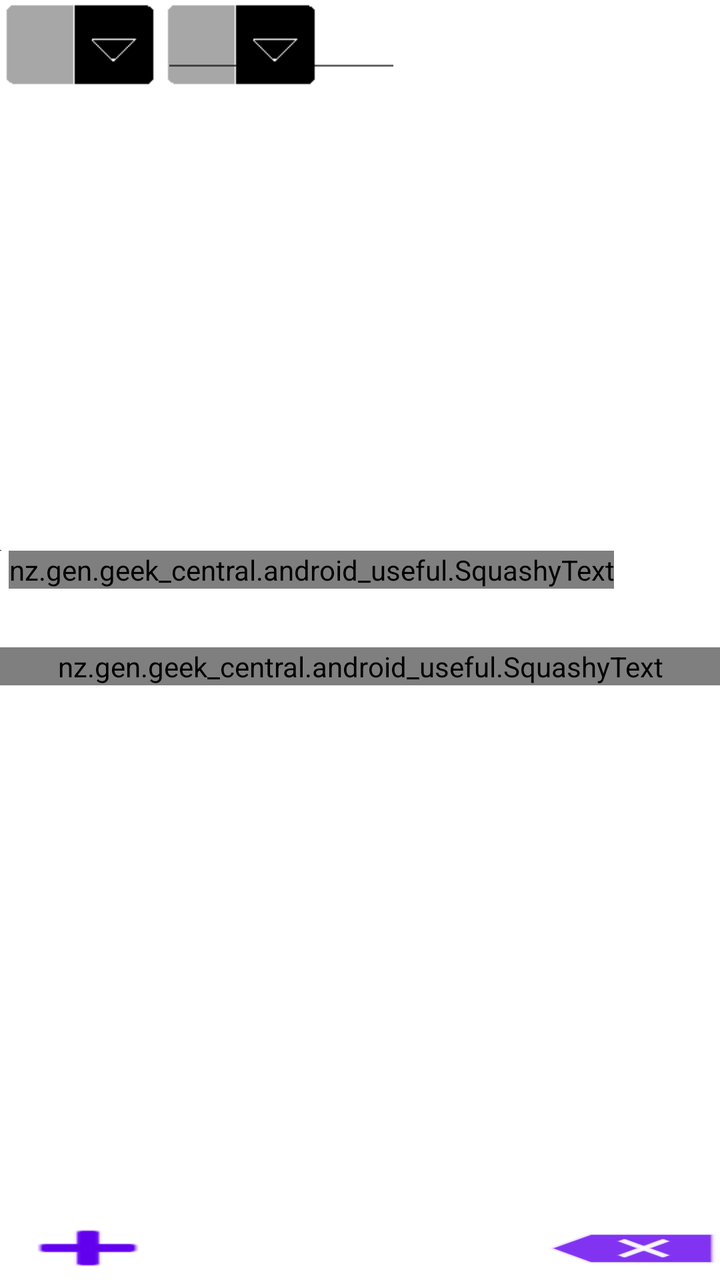
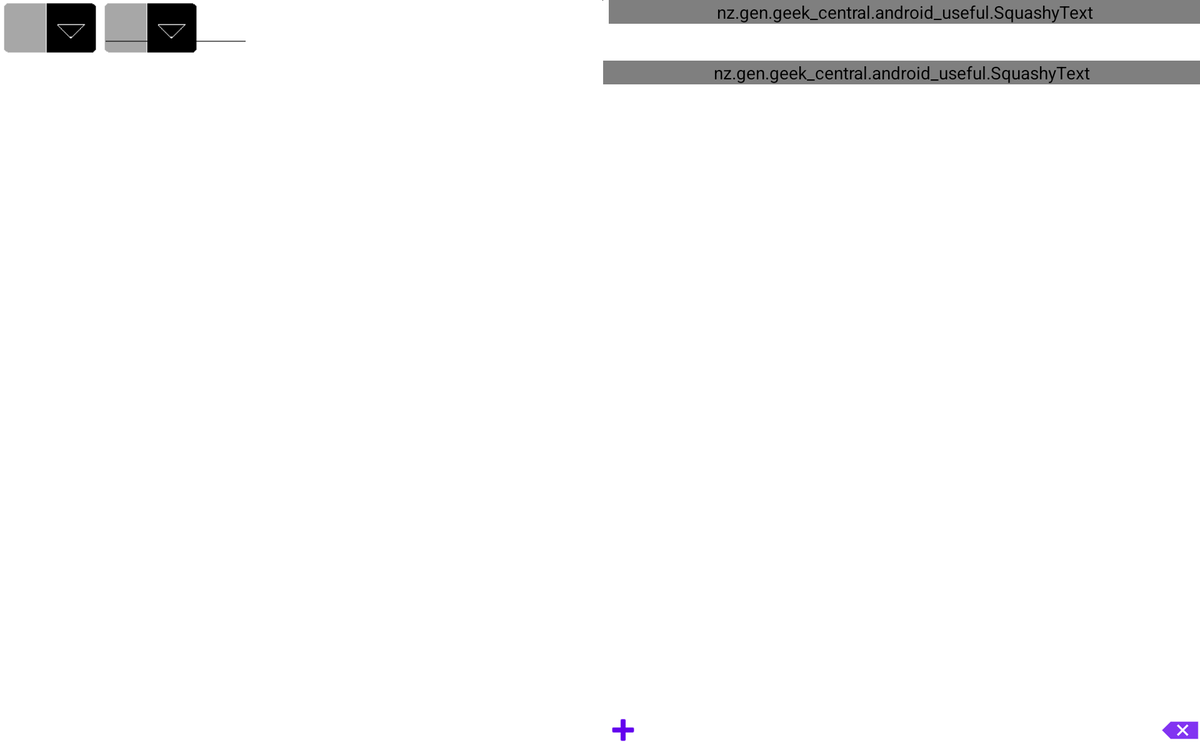

One screen, two layout resources from the same app: the default and the repository's alternative for another configuration. Each is rendered where Android would select it; the XML of both is given below.
<!-- AndroidManifest.xml: fallback theme Theme.MaterialComponents.DayNight.NoActionBar -->
<!-- res/layout/main.xml -->
<?xml version="1.0" encoding="utf-8"?>
<LinearLayout xmlns:android="http://schemas.android.com/apk/res/android"
    android:layout_width="match_parent"
    android:layout_height="match_parent"
    android:orientation="vertical"
>
    <LinearLayout
        android:layout_width="match_parent"
        android:layout_height="wrap_content"
        android:orientation="horizontal"
    >
        <Spinner
            android:id="@+id/show_prompt"
            android:layout_width="wrap_content"
            android:layout_height="wrap_content"
            style="@style/spinner_common"
        />
        <FrameLayout
            android:layout_width="wrap_content"
            android:layout_height="wrap_content"
        >
            <Spinner
                android:id="@+id/category_selector"
                android:layout_width="wrap_content"
                android:layout_height="wrap_content"
                style="@style/spinner_common"
            />
            <LinearLayout
                android:layout_width="match_parent"
                android:layout_height="wrap_content"
                android:orientation="horizontal"
            >
                <EditText
                    android:id="@+id/search_entry"
                    android:layout_width="120dp"
                    android:layout_height="wrap_content"
                    style="@style/text_opposite"
                    android:layout_weight="100"
                />
                <ProgressBar
                    style="@android:style/Widget.ProgressBar.Small"
                    android:id="@+id/progress"
                    android:layout_width="wrap_content"
                    android:layout_height="wrap_content"
                    android:layout_gravity="center_vertical"
                    android:visibility="invisible"
                />
            </LinearLayout>
        </FrameLayout>
    </LinearLayout>
    <ListView
        android:id="@+id/main_list"
        android:layout_width="match_parent"
        android:layout_height="0dp"
        android:layout_weight="40"
    />
    
    <TextView
        android:id="@+id/main_list_empty"
        android:layout_height="0dp"
        android:layout_width="match_parent"
        android:layout_weight="40"
        android:visibility="gone"
    />
    <View
        android:layout_width="match_parent"
        android:layout_height="5dp"
        android:background="@drawable/hor_divider"
    />
    <LinearLayout
        android:layout_width="match_parent"
        android:layout_height="0dp"
        android:orientation="vertical"
        android:layout_weight="60"
    >
        <LinearLayout
            android:layout_width="match_parent"
            android:layout_height="wrap_content"
            android:orientation="horizontal"
        >
            <TextView
                android:id="@+id/big_literal"
                android:layout_width="wrap_content"
                android:layout_height="wrap_content"
                android:text=""
                style="@style/text_big"
            />
            <TextView
                android:layout_width="wrap_content"
                android:layout_height="wrap_content"
                android:text=" "
                style="@style/text_common"
            />
            <nz.gen.geek_central.android_useful.SquashyText
                android:id="@+id/details"
                android:layout_width="wrap_content"
                android:layout_height="wrap_content"
                android:text=""
                style="@style/text_common"
            />
        </LinearLayout>
        <LinearLayout
            android:layout_width="match_parent"
            android:layout_height="wrap_content"
            android:orientation="horizontal"
        >
            <nz.gen.geek_central.android_useful.SquashyText
                android:id="@+id/category"
                android:layout_width="200dp"
                android:layout_height="wrap_content"
                style="@style/text_common"
                android:layout_weight="100"
            />
        </LinearLayout>
        <ListView
            android:id="@+id/names_list"
            android:layout_width="match_parent"
            android:layout_height="10dp"
            android:layout_weight="40"
        />
        <ListView
            android:id="@+id/like_list"
            android:layout_width="match_parent"
            android:layout_height="10dp"
            android:layout_weight="60"
        />
    </LinearLayout>
    <LinearLayout
        android:layout_width="match_parent"
        android:layout_height="wrap_content"
        android:orientation="horizontal"
    >
        <Button
            android:id="@+id/add_char"
            android:layout_width="wrap_content"
            android:layout_height="32dp"
            android:background="@android:drawable/ic_input_add"
            style="@style/button_common"
        />
        <TextView
            android:id="@+id/collected_text"
            android:layout_width="wrap_content"
            android:layout_height="wrap_content"
            android:text=""
            android:layout_weight="100"
            style="@style/text_common"
        />
        <Button
            android:id="@+id/delete_char"
            android:layout_width="wrap_content"
            android:layout_height="32dp"
            android:background="@android:drawable/ic_input_delete"
            style="@style/button_common"
        />
    </LinearLayout>
</LinearLayout>
<!-- resources referenced by this layout -->
<resources>
  <!-- drawable hor_divider: png bitmap (drawable-hdpi, 150 bytes) -->
  <style name="button_common" parent="text_common">
          <item name="android:textColor">@android:color/primary_text_light</item>
      </style>
  <style name="spinner_common">
          <item name="android:background">@drawable/spinner_bg</item>
          
      </style>
  <style name="text_big" parent="text_common">
          <item name="android:textSize">36sp</item>
      </style>
  <style name="text_common" parent="@android:style/TextAppearance.Medium">
          <item name="android:textColor">@android:color/primary_text_dark</item>
      </style>
  <!-- drawable spinner_bg: png bitmap (drawable-hdpi, 468 bytes) -->
</resources>
<!-- res/layout-large-land/main.xml (the repository's variant of the layout above) -->
<!-- drawn on a 7-inch tablet turned sideways -->
<?xml version="1.0" encoding="utf-8"?>
<LinearLayout xmlns:android="http://schemas.android.com/apk/res/android"
    android:layout_width="match_parent"
    android:layout_height="match_parent"
    android:orientation="horizontal"
>
    <LinearLayout
        android:layout_width="0dp"
        android:layout_height="wrap_content"
        android:orientation="vertical"
        android:layout_weight="50"
    >
        <LinearLayout
            android:layout_width="match_parent"
            android:layout_height="wrap_content"
            android:orientation="horizontal"
        >
            <Spinner
                android:id="@+id/show_prompt"
                android:layout_width="wrap_content"
                android:layout_height="wrap_content"
                style="@style/spinner_common"
            />
            <FrameLayout
                android:layout_width="wrap_content"
                android:layout_height="wrap_content"
            >
                <Spinner
                    android:id="@+id/category_selector"
                    android:layout_width="wrap_content"
                    android:layout_height="wrap_content"
                    style="@style/spinner_common"
                />
                <LinearLayout
                    android:layout_width="match_parent"
                    android:layout_height="wrap_content"
                    android:orientation="horizontal"
                >
                    <EditText
                        android:id="@+id/search_entry"
                        android:layout_width="120dp"
                        android:layout_height="wrap_content"
                        style="@style/text_opposite"
                        android:layout_weight="100"
                    />
                    <ProgressBar
                        style="@android:style/Widget.ProgressBar.Small"
                        android:id="@+id/progress"
                        android:layout_width="wrap_content"
                        android:layout_height="wrap_content"
                        android:layout_gravity="center_vertical"
                        android:visibility="invisible"
                    />
                </LinearLayout>
            </FrameLayout>
        </LinearLayout>
        <ListView
            android:id="@+id/main_list"
            android:layout_width="match_parent"
            android:layout_height="0dp"
            android:layout_weight="40"
        />
        
        <TextView
            android:id="@+id/main_list_empty"
            android:layout_height="0dp"
            android:layout_width="match_parent"
            android:layout_weight="40"
            android:visibility="gone"
        />
    </LinearLayout>
    <View
        android:layout_width="5dp"
        android:layout_height="match_parent"
        android:background="@drawable/vert_divider"
    />
    <LinearLayout
        android:layout_width="0dp"
        android:layout_height="match_parent"
        android:orientation="vertical"
        android:layout_weight="50"
    >
        <LinearLayout
            android:layout_width="match_parent"
            android:layout_height="wrap_content"
            android:orientation="horizontal"
        >
            <TextView
                android:id="@+id/big_literal"
                android:layout_width="wrap_content"
                android:layout_height="wrap_content"
                android:text=""
                style="@style/text_big"
            />
            <TextView
                android:layout_width="wrap_content"
                android:layout_height="wrap_content"
                android:text=" "
                style="@style/text_common"
            />
            <nz.gen.geek_central.android_useful.SquashyText
                android:id="@+id/details"
                android:layout_width="200dp"
                android:layout_height="wrap_content"
                android:text=""
                style="@style/text_common"
                android:layout_weight="100"
            />
        </LinearLayout>
        <LinearLayout
            android:layout_width="match_parent"
            android:layout_height="wrap_content"
            android:orientation="horizontal"
        >
            <nz.gen.geek_central.android_useful.SquashyText
                android:id="@+id/category"
                android:layout_width="200dp"
                android:layout_height="wrap_content"
                style="@style/text_common"
                android:layout_weight="100"
            />
        </LinearLayout>
        <ListView
            android:id="@+id/names_list"
            android:layout_width="match_parent"
            android:layout_height="10dp"
            android:layout_weight="40"
        />
        <ListView
            android:id="@+id/like_list"
            android:layout_width="match_parent"
            android:layout_height="10dp"
            android:layout_weight="60"
        />
        <LinearLayout
            android:layout_width="match_parent"
            android:layout_height="wrap_content"
            android:orientation="horizontal"
        >
            <Button
                android:id="@+id/add_char"
                android:layout_width="32dp"
                android:layout_height="32dp"
                android:background="@android:drawable/ic_input_add"
                style="@style/button_common"
            />
            <TextView
                android:id="@+id/collected_text"
                android:layout_width="wrap_content"
                android:layout_height="wrap_content"
                android:text=""
                android:layout_weight="100"
                style="@style/text_common"
            />
            <Button
                android:id="@+id/delete_char"
                android:layout_width="32dp"
                android:layout_height="32dp"
                android:background="@android:drawable/ic_input_delete"
                style="@style/button_common"
            />
        </LinearLayout>
    </LinearLayout>
</LinearLayout>
<!-- resources referenced by the variant -->
<!-- as a 7-inch tablet turned sideways resolves them -->
<resources>
  <!-- drawable vert_divider: png bitmap (drawable-hdpi, 153 bytes) -->
  <style name="button_common" parent="text_common">
          <item name="android:textColor">@android:color/primary_text_light</item>
      </style>
  <style name="spinner_common">
          <item name="android:background">@drawable/spinner_bg</item>
          
      </style>
  <style name="text_big" parent="text_common">
          <item name="android:textSize">36sp</item>
      </style>
  <style name="text_common" parent="@android:style/TextAppearance.Medium">
          <item name="android:textColor">@android:color/primary_text_dark</item>
      </style>
  <!-- drawable spinner_bg: png bitmap (drawable-hdpi, 468 bytes) -->
</resources>
